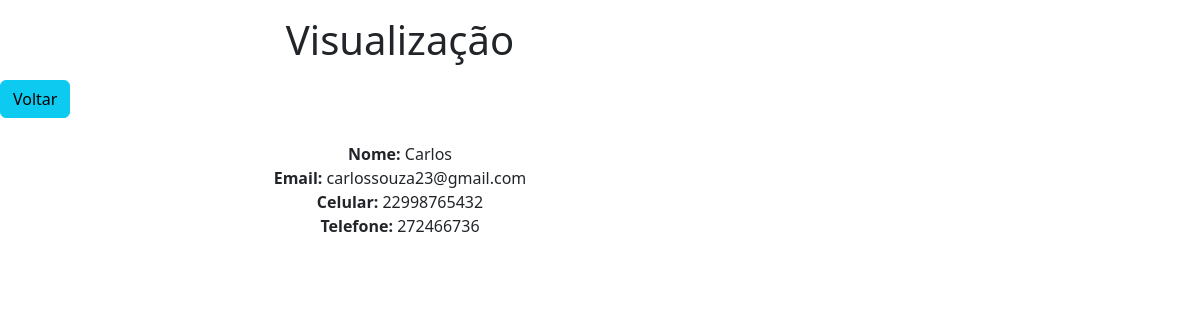
The app's page /view/20/ with its own data.
### cliente/models.py (models this page shows, shortened)
class Cliente(models.Model):
    nome = models.CharField(max_length=50)
    email = models.EmailField(max_length=50)
    celular = models.CharField(max_length=11, blank=True, null=True, verbose_name='Nº telefone celular')
    telefone_fixo = models.CharField(max_length=11, blank=True, null=True, verbose_name='Nº telefone fixo')

### cliente/views.py (the view)
# urls.py: path('view/<int:pk>/', views.view, name='view'),
def view(request, pk):
    data = {}
    data['db'] = Cliente.objects.get(pk=pk)
    return render(request, 'view.html', data)

### cliente/templates/view.html (shortened to what this page needs)
<!DOCTYPE html>
<html>
    <head>
        <link href="https://cdn.jsdelivr.net/npm/bootstrap@5.3.3/dist/css/bootstrap.min.css" rel="stylesheet">
    </head>
    <body>
       <div class="col-8 m-alto pt-3 pb-2 text-center">
            <h1>Visualização</h1>
        </div>
        <div>
            <a href="/cliente" class="btn btn-info">Voltar</a>
        </div>
        <div class="col-8 m-alto pt-4 pb-2 text-center">
           <strong>Nome: </strong>{{db.nome}}<br>
           <strong>Email: </strong>{{db.email}}<br>
           <strong>Celular: </strong>{{db.celular}}<br>
           <strong>Telefone: </strong>{{db.telefone_fixo}}<br>
        </div>
    </body>
</html>

### records on screen
Cliente: nome "Carlos", email "carlossouza23@gmail.com", celular "22998765432", telefone_fixo "272466736"
